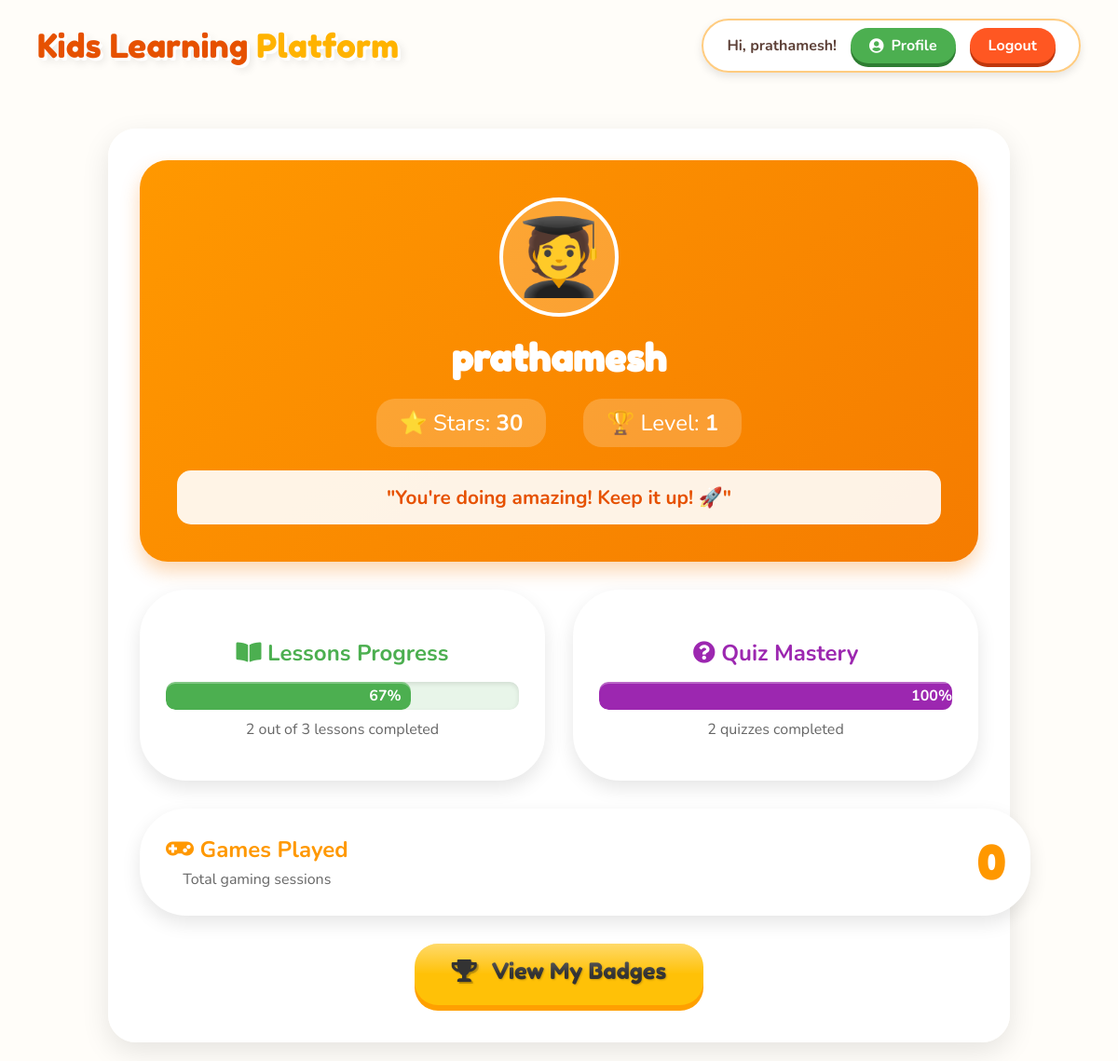
The app's page /child/progress.php (signed in) with its own data.
### tables this page shows
CREATE TABLE `children` (
  `child_id` int(11) NOT NULL,
  `parent_id` int(11) NOT NULL,
  `child_name` varchar(100) NOT NULL,
  `child_age` int(11) NOT NULL,
  `child_password` varchar(255) NOT NULL,
  `avatar` varchar(255) DEFAULT NULL,
  `level` int(11) DEFAULT 1,
  `total_stars` int(11) DEFAULT 0,
  `created_at` timestamp NOT NULL DEFAULT current_timestamp()
);

### child/progress.php (the view, shortened to what this page needs)
<?php
require_once '../config/db.php';
$child_id = $_SESSION['user_id'];
$child = $pdo->prepare("SELECT * FROM children WHERE child_id = ?");
$child->execute([$child_id]);
$userData = $child->fetch();
$lCount = $pdo->query("SELECT COUNT(*) FROM lesson_progress WHERE child_id = $child_id AND is_completed = 1")->fetchColumn();
$qCount = $pdo->query("SELECT COUNT(*) FROM quiz_results WHERE child_id = $child_id AND is_completed = 1")->fetchColumn();
$gCount = $pdo->query("SELECT COUNT(*) FROM game_progress WHERE child_id = $child_id")->fetchColumn();
$totalLessons = $pdo->query("SELECT COUNT(*) FROM lessons")->fetchColumn();
$totalQuizzes = $pdo->query("SELECT COUNT(*) FROM quizzes")->fetchColumn();
$lPercent = $totalLessons > 0 ? ($lCount / $totalLessons) * 100 : 0;
$qPercent = $totalQuizzes > 0 ? ($qCount / $totalQuizzes) * 100 : 0;
include 'includes/header.php';
?>
<div class="glass-panel" style="max-width:900px; margin:0 auto;">
    <div style="text-align:center; background:linear-gradient(135deg, #FF9800, #F57C00); color:white; padding: 40px; border-radius: 30px; box-shadow: 0 10px 20px rgba(245, 124, 0, 0.3); margin-bottom: 30px;">
        <div style="font-size:5rem; background: rgba(255,255,255,0.2); width: 120px; height: 120px; border-radius: 50%; display: flex; align-items: center; justify-content: center; margin: 0 auto 20px auto; border: 4px solid white;">
            <?php echo $userData['avatar'] ? '<img src="../'.$userData['avatar'].'">' : '🧑‍🎓'; ?>
        </div>
        <h1 style="margin:10px 0; font-family: 'Fredoka One'; font-size: 2.5rem;"><?php echo htmlspecialchars($userData['child_name']); ?></h1>
        <div style="display:flex; justify-content:center; gap:40px; font-size:1.5rem; margin-top:20px;">
            <div style="background: rgba(255,255,255,0.2); padding: 10px 25px; border-radius: 20px;">⭐ Stars: <strong><?php echo $userData['total_stars']; ?></strong></div>
            <div style="background: rgba(255,255,255,0.2); padding: 10px 25px; border-radius: 20px;">🏆 Level: <strong><?php echo $userData['level']; ?></strong></div>
        </div>
        <div style="margin-top:25px; font-size:1.3rem; background:rgba(255,255,255,0.9); color: #E65100; padding:15px; border-radius:15px; font-weight: bold;">
            "You're doing amazing! Keep it up! 🚀"
        </div>
    </div>
    <div style="display: grid; grid-template-columns: repeat(auto-fit, minmax(300px, 1fr)); gap: 30px; margin-bottom: 30px;">
        <div class="subject-card" style="width: 100%; display: block; background: white; padding: 25px; box-sizing: border-box;">
            <h3 style="color: #4CAF50; margin-bottom: 15px; font-size: 1.5rem;"><i class="fas fa-book-open"></i> Lessons Progress</h3>
            <div class="progress-container" style="background: #E8F5E9; border: none; height: 30px; margin: 0; width: 100%;">
                <div class="progress-bar-fill" style="width: <?php echo $lPercent; ?>%; background: #4CAF50; line-height: 30px; text-align: right; padding-right: 10px; color: white; font-weight: bold; min-width: 2em;">
                    <?php echo round($lPercent); ?>%
                </div>
            </div>
            <p style="margin-top: 10px; color: #666;"><?php echo $lCount; ?> out of <?php echo $totalLessons; ?> lessons completed</p>
        </div>
        <div class="subject-card" style="width: 100%; display: block; background: white; padding: 25px; box-sizing: border-box;">
            <h3 style="color: #9C27B0; margin-bottom: 15px; font-size: 1.5rem;"><i class="fas fa-question-circle"></i> Quiz Mastery</h3>
            <div class="progress-container" style="background: #F3E5F5; border: none; height: 30px; margin: 0; width: 100%;">
                <div class="progress-bar-fill" style="width: <?php echo $qPercent; ?>%; background: #9C27B0; line-height: 30px; text-align: right; padding-right: 10px; color: white; font-weight: bold; min-width: 2em;">
                    <?php echo round($qPercent); ?>%
                </div>
            </div>
            <p style="margin-top: 10px; color: #666;"><?php echo $qCount; ?> quizzes completed</p>
        </div>
    </div>
    <div class="subject-card" style="width: 100%; display: flex; align-items: center; justify-content: space-between; padding: 25px; margin-bottom: 30px; background: white;">
        <div>
            <h3 style="color: #FF9800; font-size: 1.5rem; margin: 0;"><i class="fas fa-gamepad"></i> Games Played</h3>
            <p style="margin: 5px 0 0; color: #666;">Total gaming sessions</p>
        </div>
        <div style="font-size:3rem; color:#FF9800; font-weight:bold; font-family: 'Fredoka One';">
            <?php echo $gCount; ?>
        </div>
    </div>
    <div style="text-align:center;">
        <a href="achievements.php" class="big-btn" style="width: auto; height: auto; padding: 15px 40px; font-size: 1.5rem; background: #FFC107; box-shadow: 0 6px 0 #FFA000; color: #333; display: inline-block;">
            <i class="fas fa-trophy" style="font-size: 1.5rem; margin-right: 10px;"></i> View My Badges
        </a>
    </div>
</div>
</div>
</body>
</html>

### child/assets/css/child_theme.css (style rules this page uses)
:root { --primary-color: #FF9800; --secondary-color: #FF5722; --accent-color: #FFC107; --danger-color: #E64A19; --text-color: #5D4037; --white: #fff; --header-bg: transparent; --card-bg: #FFFFFF; }
body { font-family: 'Nunito', sans-serif; margin: 0; padding: 0; min-height: 100vh; overflow-x: hidden; color: var(--text-color); }
.glass-panel { background: rgba(255, 255, 255, 0.9); border-radius: 30px; padding: 30px; box-shadow: 0 10px 30px rgba(0,0,0,0.1); border: 4px solid #fff; margin-bottom: 30px; }
.big-btn { width: 220px; height: 160px; border-radius: 25px; display: flex; flex-direction: column; justify-content: center; align-items: center; text-decoration: none; color: white; font-family: 'Fredoka One', cursive; font-size: 1.5rem; text-shadow: 1px 1px 2px rgba(0,0,0,0.2); border: none; position: relative; overflow: hidden; transition: transform 0.1s; }
.big-btn::before { content: ''; position: absolute; top: 0; left: 0; width: 100%; height: 50%; background: linear-gradient(to bottom, rgba(255,255,255,0.4) 0%, rgba(255,255,255,0) 100%); border-radius: 25px 25px 100% 100% / 25px 25px 10% 10%; pointer-events: none; }
.big-btn i { font-size: 4rem; margin-bottom: 10px; filter: drop-shadow(2px 2px 0 rgba(0,0,0,0.2)); position: relative; z-index: 2; }
.subject-card { background: rgba(255, 255, 255, 0.95); width: 300px; padding: 15px 25px; border-radius: 50px; display: flex; align-items: center; gap: 20px; box-shadow: 0 8px 20px rgba(0,0,0,0.1); text-decoration: none; color: #5D4037; border: 3px solid #fff; transition: transform 0.2s, box-shadow 0.2s; }
.progress-container { flex-grow: 1; margin: 0 25px; background: #E0E0E0; height: 20px; border-radius: 10px; overflow: hidden; box-shadow: inset 0 2px 5px rgba(0,0,0,0.1); }
.progress-bar-fill { height: 100%; background: linear-gradient(90deg, #66BB6A, #43A047); width: 0%; transition: width 1s ease-in-out; border-radius: 10px; box-shadow: 0 2px 0 rgba(255,255,255,0.3) inset; }

### records on screen
children: child_name "prathamesh", total_stars "30", level "1"

### other values on screen
$child_name_header "prathamesh"
$lPercent "67"
$lCount "2"
$totalLessons "3"
$qPercent "100"
$qCount "2"
$gCount "0"
